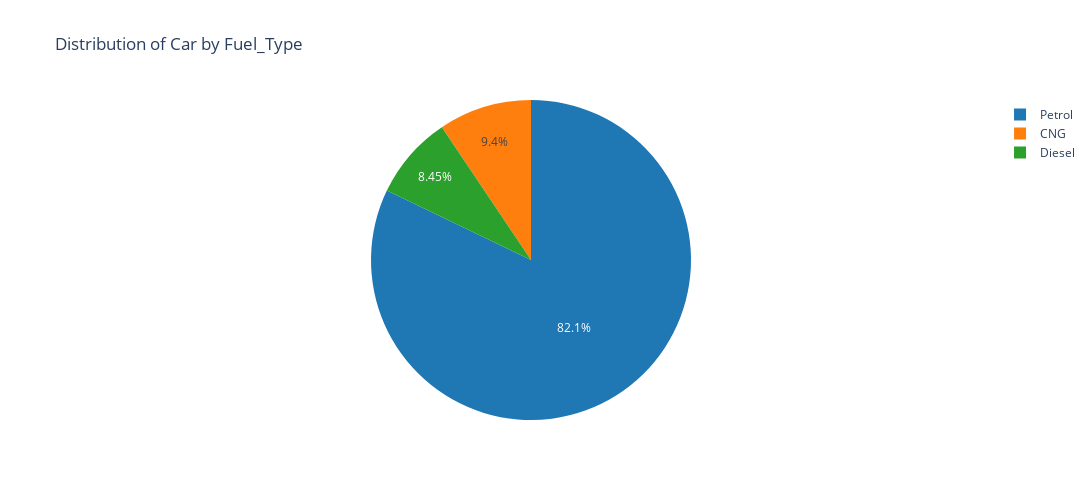

The notebook cell saved with this chart:
### Code cell
Fuel_Type_counts = new_df["Fuel_Type"].value_counts().reset_index()
Fuel_Type_counts.columns = ['Fuel_Type', 'Count']

# Create the pie chart
fig = px.pie(Fuel_Type_counts, values='Count', names='Fuel_Type', title='Distribution of Car by Fuel_Type',
             color_discrete_sequence=px.colors.qualitative.D3)
fig.update_layout(width=1100, height=500)
fig.show()

### Figure 1 — Plotly figure (JSON) as saved in the notebook; plotly's stock layout.template omitted (floating-point values rounded to 4 significant figures)
{"data": [{"domain": {"x": [0, 1], "y": [0, 1]}, "hovertemplate": "Fuel_Type=%{label}<br>Count=%{value}<extra></extra>", "labels": ["Petrol", "CNG", "Diesel"], "legendgroup": "", "name": "", "showlegend": true, "type": "pie", "values": [690, 79, 71]}], "layout": {"height": 500, "legend": {"tracegroupgap": 0}, "piecolorway": ["#1F77B4", "#FF7F0E", "#2CA02C", "#D62728", "#9467BD", "#8C564B", "#E377C2", "#7F7F7F", "#BCBD22", "#17BECF"], "title": {"text": "Distribution of Car by Fuel_Type"}, "width": 1100}}
